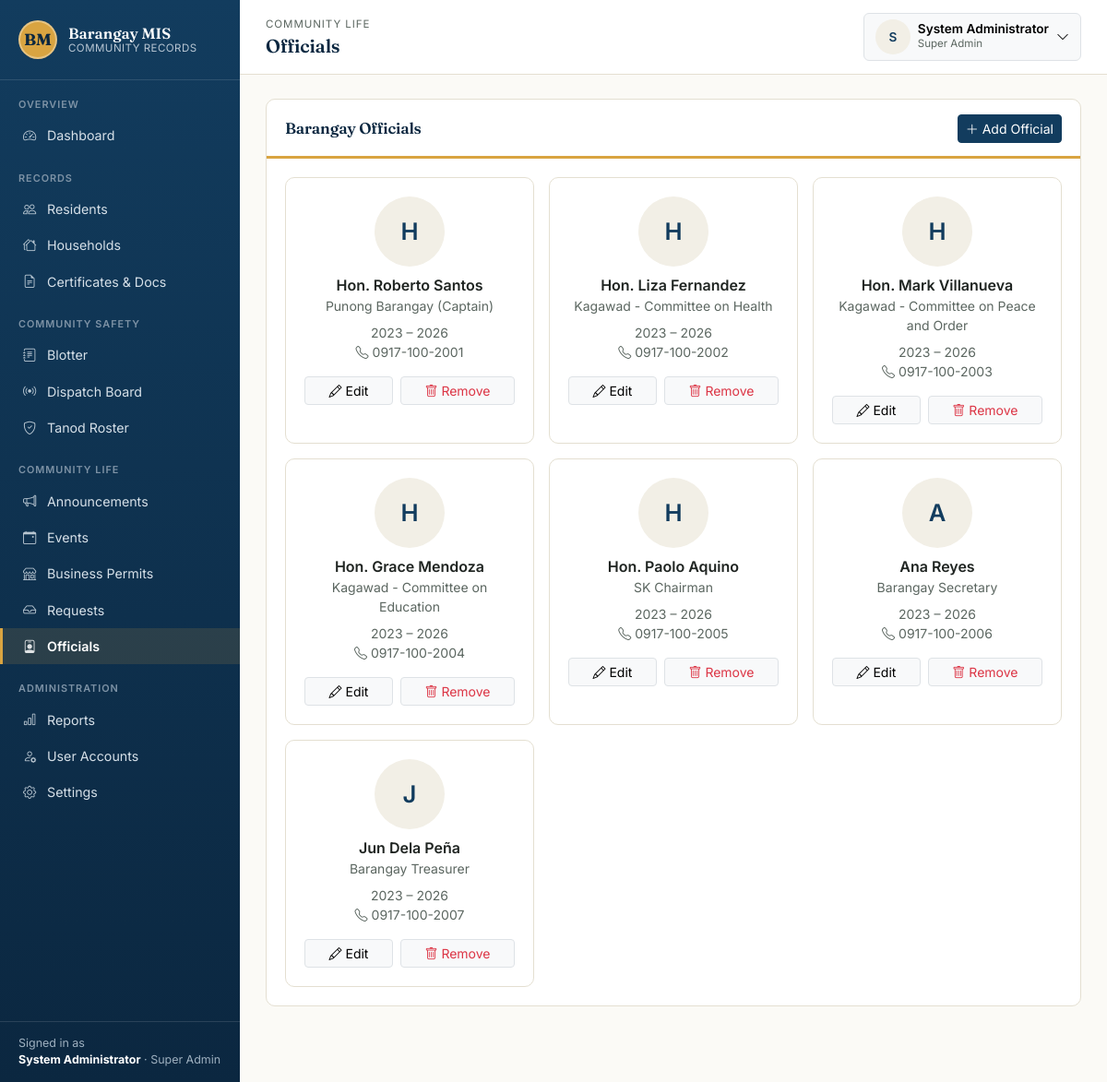
Page /modules/officials/list.php (signed in) on the committed database.
### tables this page shows
CREATE TABLE officials (
    id            INT AUTO_INCREMENT PRIMARY KEY,
    full_name     VARCHAR(150) NOT NULL,
    position      VARCHAR(100) NOT NULL,
    term_start    DATE,
    term_end      DATE,
    contact       VARCHAR(50),
    photo         VARCHAR(255),
    created_at    TIMESTAMP NOT NULL DEFAULT CURRENT_TIMESTAMP
);

### includes/auth.php (called while the page is built, shortened)
<?php
function current_role(): string
{
    return $_SESSION['role'] ?? '';
}

### includes/functions.php (called while the page is built, shortened)
<?php
function clean(?string $value): string
{
    return htmlspecialchars(trim($value ?? ''), ENT_QUOTES, 'UTF-8');
}
function format_date(?string $date, string $format = 'F d, Y'): string
{
    try {
        return (new DateTime($date))->format($format);
    } catch (Exception) {
        return '—';
    }
}

### modules/officials/list.php (the view, shortened to what this page needs)
<?php
require_once __DIR__ . '/../../config.php';
require_once __DIR__ . '/../../includes/auth.php';
require_once __DIR__ . '/../../includes/functions.php';
$canManage = in_array(current_role(), STAFF_ROLES, true);
$officials = $pdo->query('SELECT * FROM officials ORDER BY term_start DESC, id ASC')->fetchAll();
require_once __DIR__ . '/../../includes/header.php';
?>
<div class="panel">
    <div class="panel-header">
        <h2>Barangay Officials</h2>
        <?php if ($canManage): ?>
        <a href="<?= BASE_URL ?>/modules/officials/form.php" class="btn btn-primary btn-sm"><i class="bi bi-plus-lg me-1"></i>Add Official</a>
        <?php endif; ?>
    </div>
    <div class="panel-body">
        <?php if (empty($officials)): ?>
            <div class="empty-state"><i class="bi bi-person-badge"></i>No officials on file yet.</div>
        <?php else: ?>
        <div class="row g-3">
            <?php foreach ($officials as $o): ?>
            <div class="col-md-6 col-lg-4">
                <div class="panel h-100 mb-0 card-hover">
                    <div class="panel-body text-center">
                        <?php if (!empty($o['photo'])): ?>
                            <img src="<?= BASE_URL ?>/uploads/photos/<?= clean($o['photo']) ?>" class="rounded-circle mb-2" style="width:76px;height:76px;object-fit:cover;">
                        <?php else: ?>
                            <div class="avatar-circle mx-auto mb-2" style="width:76px;height:76px;font-size:1.6rem;"><?= clean(mb_strtoupper(mb_substr($o['full_name'], 0, 1))) ?></div>
                        <?php endif; ?>
                        <div class="fw-semibold"><?= clean($o['full_name']) ?></div>
                        <div class="text-soft small mb-2"><?= clean($o['position']) ?></div>
                        <div class="small text-soft">
                            <?= format_date($o['term_start'], 'Y') ?> – <?= format_date($o['term_end'], 'Y') ?><br>
                            <?php if ($o['contact']): ?><i class="bi bi-telephone me-1"></i><?= clean($o['contact']) ?><?php endif; ?>
                        </div>
                        <?php if ($canManage): ?>
                        <div class="mt-3 d-flex gap-2">
                            <a href="<?= BASE_URL ?>/modules/officials/form.php?id=<?= (int)$o['id'] ?>" class="btn btn-sm btn-light border flex-fill"><i class="bi bi-pencil me-1"></i>Edit</a>
                            <form method="post" action="<?= BASE_URL ?>/modules/officials/delete.php" class="flex-fill" data-confirm="Remove <?= clean($o['full_name']) ?>?">
                                <button type="submit" class="btn btn-sm btn-light border text-danger w-100"><i class="bi bi-trash me-1"></i>Remove</button>
                            </form>
                        </div>
                        <?php endif; ?>
                    </div>
                </div>
            </div>
            <?php endforeach; ?>
        </div>
        <?php endif; ?>
    </div>
</div>
<?php require_once __DIR__ . '/../../includes/footer.php'; ?>

### assets/css/style.css (style rules this page uses)
:root { --bagong-blue: #123C5E; --bagong-blue-dark: #0B2740; --bagong-blue-light: #1E5583; --paper: #FBFAF6; --paper-dim: #F2EFE6; --palay-gold: #D9A441; --palay-gold-dark: #B9832F; --adobe: #C1502E; --talahib: #4C7A5E; --ink: #1F2421; --ink-soft: #5B6660; --hairline: #E4DFD1; --font-display: 'Fraunces', Georgia, serif; --font-body: 'Inter', -apple-system, Segoe UI, Roboto, sans-serif; --font-mono: 'JetBrains Mono', SFMono-Regular, Menlo, monospace; --bs-primary: var(--bagong-blue); --bs-body-font-family: var(--font-body); --bs-body-color: var(--ink); --bs-body-bg: var(--paper); }
* { box-sizing: border-box; }
body { background: var(--paper); color: var(--ink); font-family: var(--font-body); }
h1, h2, h3, h4, .display-font { font-family: var(--font-display); font-weight: 600; letter-spacing: -0.01em; color: var(--bagong-blue-dark); }
a { color: var(--bagong-blue); }
.panel { background: #fff; border: 1px solid var(--hairline); border-radius: 10px; margin-bottom: 22px; overflow: hidden; }
.panel-header { display: flex; align-items: center; justify-content: space-between; gap: 12px; padding: 16px 20px 14px; border-bottom: 3px solid var(--palay-gold); flex-wrap: wrap; }
.panel-header h2, .panel-header h3 { margin: 0; font-size: 1.05rem; }
.panel-body { padding: 20px; }
.btn-primary { background: var(--bagong-blue); border-color: var(--bagong-blue); }
.text-soft { color: var(--ink-soft); }
.avatar-circle { width: 38px; height: 38px; border-radius: 50%; background: var(--paper-dim); color: var(--bagong-blue); display: flex; align-items: center; justify-content: center; font-weight: 600; font-size: 0.85rem; }
.card-hover { transition: box-shadow 0.15s ease, transform 0.15s ease; }

### rows in the picture
officials: full_name "H", full_name "Hon. Roberto Santos", position "Punong Barangay (Captain)", term_start "2023", term_end "2026", contact "0917-100-2001"
officials: full_name "H", full_name "Hon. Liza Fernandez", position "Kagawad - Committee on Health", term_start "2023", term_end "2026", contact "0917-100-2002"
officials: full_name "H", full_name "Hon. Mark Villanueva", position "Kagawad - Committee on Peace and Order", term_start "2023", term_end "2026", contact "0917-100-2003"
officials: full_name "H", full_name "Hon. Grace Mendoza", position "Kagawad - Committee on Education", term_start "2023", term_end "2026", contact "0917-100-2004"
officials: full_name "H", full_name "Hon. Paolo Aquino", position "SK Chairman", term_start "2023", term_end "2026", contact "0917-100-2005"
officials: full_name "A", full_name "Ana Reyes", position "Barangay Secretary", term_start "2023", term_end "2026", contact "0917-100-2006"
officials: full_name "J", full_name "Jun Dela Peña", position "Barangay Treasurer", term_start "2023", term_end "2026", contact "0917-100-2007"

### other values in the picture
$label "Dashboard Residents Households Certificates & Docs Blotter Dispatch Board Tanod Roster Announcements Events Business Permits Requests Officials Reports User Accounts Settings"
current_full_name() "System Administrator"
role_label($role) "Super Admin"
$breadcrumbEyebrow "COMMUNITY LIFE"
$pageTitle "Officials"
mb_strtoupper(mb_substr(current_full_name() ?: '?', 0, 1)) "S"
role_label(current_role()) "Super Admin"
